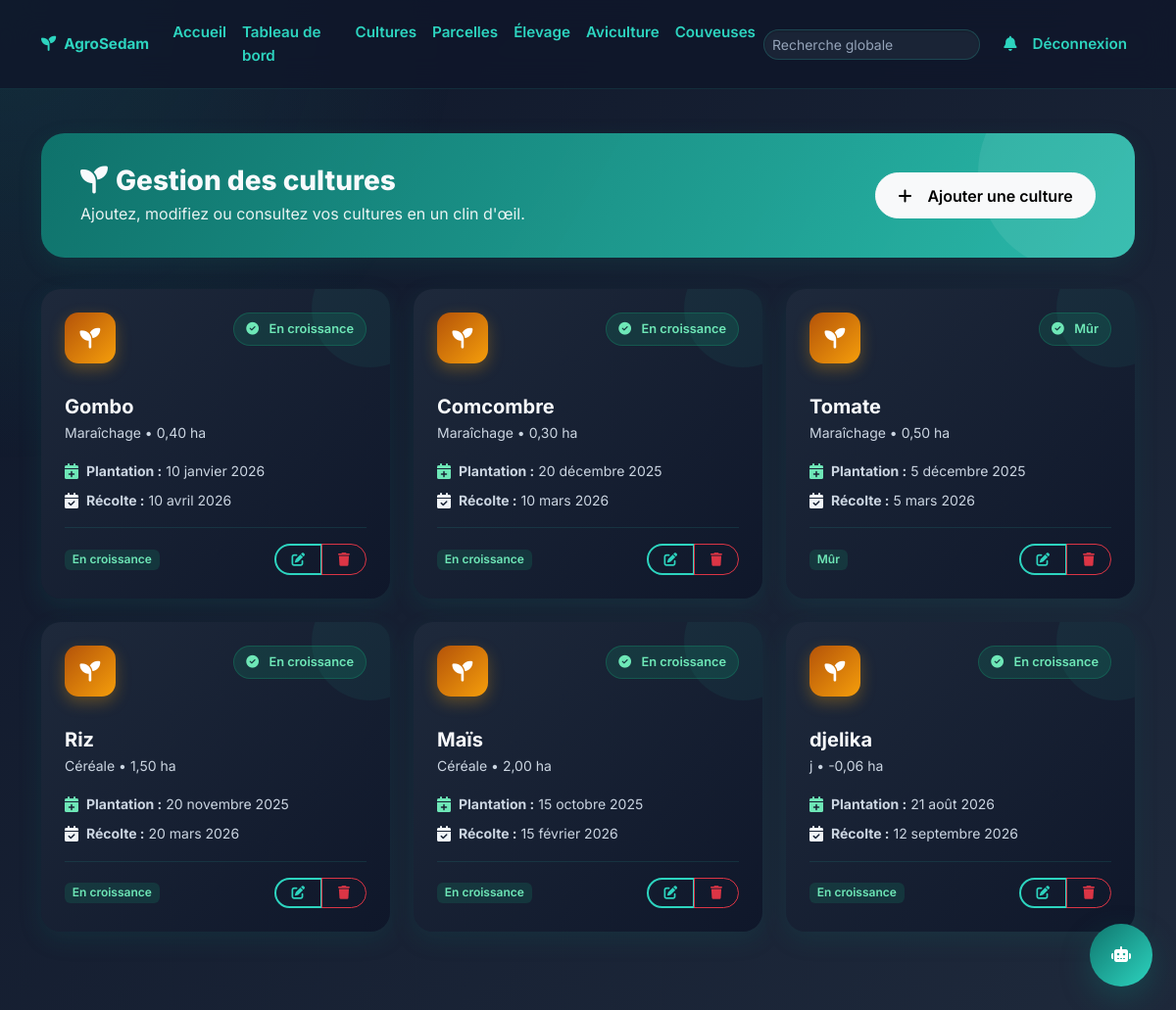
/crops/ (signed in), run on the app's committed database.
### gestion/models.py (models this page shows, shortened)
class Crop(models.Model):
    STATUS_CHOICES = [
        ('En croissance', 'En croissance'),
        ('Mûr', 'Mûr'),
        ('Récolté', 'Récolté'),
        ('Problème', 'Problème'),
    ]
    name = models.CharField(max_length=100)
    crop_type = models.CharField(max_length=100)
    planting_date = models.DateField()
    expected_harvest_date = models.DateField()
    area = models.DecimalField(max_digits=6, decimal_places=2)
    status = models.CharField(max_length=30, choices=STATUS_CHOICES, default='En croissance')
    estimated_production = models.CharField(max_length=100, blank=True)
    photo = models.CharField(max_length=255, blank=True)
    season = models.ForeignKey(Season, on_delete=models.SET_NULL, null=True, blank=True, related_name='crops')
    plots = models.ManyToManyField(Plot, blank=True, related_name='crops')
    created_at = models.DateTimeField(auto_now_add=True)
    updated_at = models.DateTimeField(auto_now=True)
    class Meta:
        verbose_name = 'Culture'
        verbose_name_plural = 'Cultures'
        ordering = ['-created_at']

### gestion/views.py (the view)
# urls.py: path('crops/', views.crops_list, name='crops'),
@login_required
def crops_list(request):
    crops = Crop.objects.select_related('season').prefetch_related('plots').all()
    return render(request, 'gestion/crops.html', {'crops': crops})

### templates/gestion/crops.html (shortened to what this page needs)
{% extends 'base.html' %}
{% load static %}
{% block content %}
<div class="container py-5 page-transition">
    <div class="section-header d-flex justify-content-between align-items-center flex-wrap gap-3 fade-in-up green">
        <div>
            <h2 class="mb-1"><i class="fas fa-seedling me-2"></i>Gestion des cultures</h2>
            <p>Ajoutez, modifiez ou consultez vos cultures en un clin d'œil.</p>
        </div>
        <a class="btn btn-light" href="{% url 'crop_create' %}"><i class="fas fa-plus me-2"></i>Ajouter une culture</a>
    </div>
    <div class="row g-4 fade-in-up delay-1">
        {% for crop in crops %}
        <div class="col-md-6 col-lg-4">
            <div class="data-card h-100">
                <div class="card-body p-4">
                    <div class="d-flex justify-content-between align-items-start mb-3">
                        <div class="card-icon orange"><i class="fas fa-seedling"></i></div>
                        <span class="status-badge success"><i class="fas fa-check-circle me-1"></i>{{ crop.status }}</span>
                    </div>
                    <h5 class="fw-bold mb-1">{{ crop.name }}</h5>
                    <p class="text-muted small mb-3">{{ crop.crop_type }} • {{ crop.area }} ha</p>
                    <div class="d-flex flex-column gap-2 mb-3">
                        <div class="d-flex align-items-center gap-2">
                            <i class="fas fa-calendar-plus text-success"></i>
                            <span class="small"><strong>Plantation :</strong> {{ crop.planting_date }}</span>
                        </div>
                        <div class="d-flex align-items-center gap-2">
                            <i class="fas fa-calendar-check text-orange"></i>
                            <span class="small"><strong>Récolte :</strong> {{ crop.expected_harvest_date }}</span>
                        </div>
                    </div>
                    <div class="pt-3 border-top d-flex justify-content-between align-items-center">
                        <span class="badge bg-success-subtle text-success fw-semibold">{{ crop.status }}</span>
                        <div class="btn-group">
                            <a class="btn btn-sm btn-outline-success" href="{% url 'crop_update' crop.pk %}"><i class="fas fa-edit"></i></a>
                            <a class="btn btn-sm btn-outline-danger" href="{% url 'crop_delete' crop.pk %}"><i class="fas fa-trash"></i></a>
                        </div>
                    </div>
                </div>
            </div>
        </div>
        {% endfor %}
    </div>
</div>
{% endblock %}

### templates/base.html (shortened to what this page needs)
{% load static %}
<!DOCTYPE html>
<html lang="fr">
<head>
    <link href="https://cdn.jsdelivr.net/npm/bootstrap@5.3.3/dist/css/bootstrap.min.css" rel="stylesheet">
    <link rel="stylesheet" href="https://cdnjs.cloudflare.com/ajax/libs/font-awesome/6.5.2/css/all.min.css">
    <link rel="stylesheet" href="{% static 'css/style.css' %}?v=2">
    <link rel="stylesheet" href="{% static 'assistant/css/assistant.css' %}">
</head>
<body class="theme-agrosedam">
<nav class="navbar navbar-expand-lg navbar-glass fixed-top">
    <div class="container">
        <a class="navbar-brand fw-bold" href="{% url 'home' %}"><i class="fas fa-seedling me-2"></i>AgroSedam</a>
        <div class="collapse navbar-collapse" id="navbarNav">
            <ul class="navbar-nav me-auto">
                <li class="nav-item"><a class="nav-link" href="{% url 'home' %}">Accueil</a></li>
                {% if user.is_authenticated %}
                <li class="nav-item"><a class="nav-link" href="{% url 'dashboard' %}">Tableau de bord</a></li>
                <li class="nav-item"><a class="nav-link" href="{% url 'crops' %}">Cultures</a></li>
                <li class="nav-item"><a class="nav-link" href="{% url 'plots' %}">Parcelles</a></li>
                <li class="nav-item"><a class="nav-link" href="{% url 'animals' %}">Élevage</a></li>
                <li class="nav-item"><a class="nav-link" href="{% url 'poultry' %}">Aviculture</a></li>
                <li class="nav-item"><a class="nav-link" href="{% url 'incubators' %}">Couveuses</a></li>
                {% endif %}
            </ul>
            <form class="d-flex me-3 search-shell" action="{% url 'search' %}" method="get">
                <input class="form-control form-control-sm" type="search" name="q" placeholder="Recherche globale" aria-label="Recherche">
            </form>
            <ul class="navbar-nav align-items-center">
                {% if user.is_authenticated %}
                <li class="nav-item"><a class="nav-link" href="{% url 'notifications' %}"><i class="fas fa-bell"></i></a></li>
                <li class="nav-item"><a class="nav-link" href="{% url 'logout' %}">Déconnexion</a></li>
                {% else %}
                <li class="nav-item"><a class="nav-link" href="{% url 'login' %}">Connexion</a></li>
                <li class="nav-item"><a class="btn btn-light btn-sm ms-2" href="{% url 'signup' %}">Créer un compte</a></li>
                {% endif %}
            </ul>
        </div>
    </div>
</nav>
<main class="main-content">
    {% block content %}{% endblock %}
</main>
<div class="assistant-widget" id="assistant-widget">
    <button class="assistant-toggle" id="assistant-toggle" type="button" aria-label="Ouvrir AgroSedam AI">
        <i class="fas fa-robot"></i>
    </button>
</div>
</body>
</html>

### assistant/static/assistant/css/assistant.css (style rules this page uses)
.assistant-widget { position: fixed; bottom: 24px; right: 24px; z-index: 1080; }
.assistant-toggle { width: 64px; height: 64px; border-radius: 50%; border: 0; background: linear-gradient(135deg, #0f766e, #2dd4bf); color: white; box-shadow: 0 12px 30px rgba(15,118,110,.35); transition: transform .25s ease, box-shadow .25s ease; }

### data on the page
Crop: status "En croissance", name "Gombo", crop_type "Maraîchage", area "0,40", planting_date "10 janvier 2026", expected_harvest_date "10 avril 2026"
Crop: status "En croissance", name "Comcombre", crop_type "Maraîchage", area "0,30", planting_date "20 décembre 2025", expected_harvest_date "10 mars 2026"
Crop: status "Mûr", name "Tomate", crop_type "Maraîchage", area "0,50", planting_date "5 décembre 2025", expected_harvest_date "5 mars 2026"
Crop: status "En croissance", name "Riz", crop_type "Céréale", area "1,50", planting_date "20 novembre 2025", expected_harvest_date "20 mars 2026"
Crop: status "En croissance", name "Maïs", crop_type "Céréale", area "2,00", planting_date "15 octobre 2025", expected_harvest_date "15 février 2026"
Crop: status "En croissance", name "djelika", crop_type "j", area "-0,06", planting_date "21 août 2026", expected_harvest_date "12 septembre 2026"
